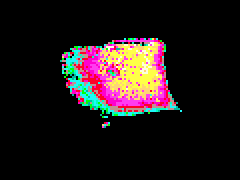
#> input picture calibration/time_average/colorimg/1600_11.bmp, 120 x 90 px, given in place of img_0.bmp, which was not available (shown 2 times larger)
$ python hist.py
#> lines starting #> are read from the running program, lines starting #| are printed output that depends on the picture; pictures that were not available may be replaced by others from this repository, and a replacement may not be noted
import os
from PIL import Image
import numpy as np
import matplotlib.pyplot as plt
import matplotlib.cm as cm


if __name__ == '__main__':
    print("filter:")
    # filter = input()
    filter = '84'
    print("laser power:")
    laser_power = input()

    # for filter in (["83", "84", "84-2", "85"]):
    #     for laser_power in range(1200, 2200, 200):
    path = "/Users/paix/Desktop/Python_lab/frame_data/20201123/" + filter + "/" + str(laser_power) + "/"
    print(path)
    files = os.listdir(path)
    count = len(files)
    print(count)
    img = np.array(Image.open(path + "img_0.bmp"))
#> img is the input picture: shape (90, 120, 3); mean R, G, B 32.6, 23.9, 23.8
    h,w,l=img.shape
#> h = 90; w = 120; l = 3
    R = np.reshape(img[:,:,0], h*w)
#> R = 10800 values, max 255 at index 2348, min 0 at index 0, mean 32.63
    G = np.array([])
    B = np.array([])

    for i in range(1,count):
        img = np.array(Image.open(path + "img_" + str(i) + ".bmp"))
        h,w,l=img.shape
        # h, w= img.shape
        R = np.append(R, np.reshape(img[:,:,0], h*w))
        # G = np.append(G, np.reshape(img[:,:,1], h*w))
        # B = np.append(B, np.reshape(img[:,:,2], h*w))
    print(R.shape)
#| (10800,)


    x = np.ones_like(R)
#> x = 10800 values from 1 to 1
    for i in range(1, count):
        x[h*w*i:] = i
    x = np.delete(x, np.where(R<35))
#> x = 1405 values from 1 to 1
    y = np.delete(R,np.where(R<35))
#> y = 1405 values, max 255 at index 0, min 195 at index 6, mean 247.7
    print(x.shape)
#| (1405,)
    print(y.shape)
#| (1405,)

    # 日本語表示の有効化
    from matplotlib import rcParams
    rcParams['font.family'] = 'sans-serif'
    rcParams['font.sans-serif'] = ['Hiragino Maru Gothic Pro', 'Yu Gothic', 'Meirio', 'Takao', 'IPAexGothic', 'IPAPGothic', 'Noto Sans CJK JP']

    fig = plt.figure()
    ax = fig.add_subplot(111)

    H = ax.hist2d(x ,y , bins=[count, 200], cmap=cm.jet)
    ax.set_xlabel('フレーム')
    ax.set_ylabel('RGB値')
    fig.colorbar(H[3],ax=ax)

    fig.subplots_adjust(bottom=0.2)
    title = 'フィルタ：' + filter + '/レーザ出力：' + str(laser_power) + ' W'
    fig.text(0.25, 0.02, title, fontsize=14)
    plt.show()
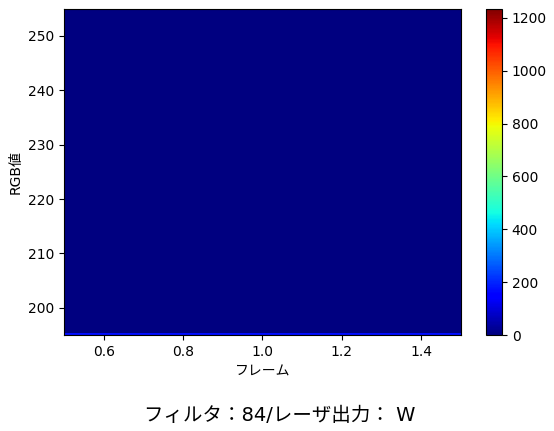
#> figure drawn by matplotlib, 2 panels

$ run again, on calibration/time_average/colorimg/CMOS_1400_B.bmp
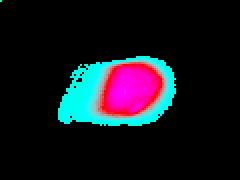
#> input picture calibration/time_average/colorimg/CMOS_1400_B.bmp, 120 x 90 px, given in place of img_0.bmp, which was not available (shown 2 times larger)
#> img is the input picture: shape (90, 120, 3); mean R, G, B 19.5, 21.4, 29.1
#> R = 10800 values, max 255 at index 3902, min 0 at index 0, mean 19.47
#| (10800,)
#> `x = np.delete(x, np.where(R<35))`: x = 975 values from 1 to 1
#> y = 975 values, max 255 at index 42, min 51 at index 0, mean 213.6
#| (975,)
#| (975,)
#> `plt.show()`:
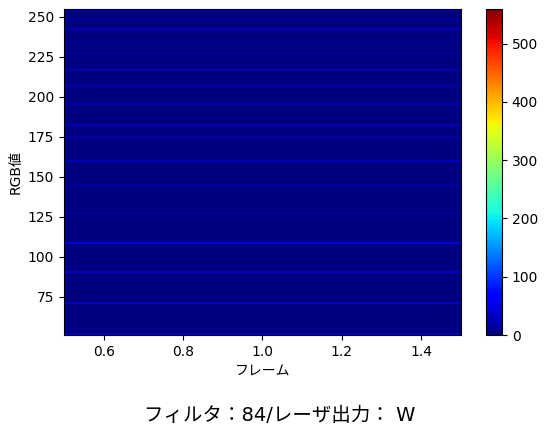
#> figure drawn by matplotlib, 2 panels
